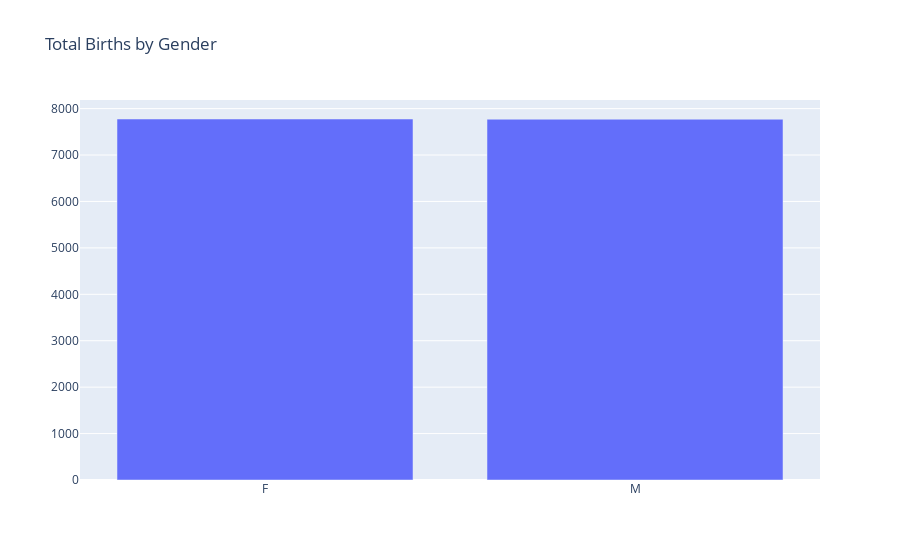

The code cell stored with this chart in its notebook:
### Code cell
# Bar chart for total births by gender
gender_counts = df['gender'].value_counts()
fig.add_trace(go.Bar(x=gender_counts.index, y=gender_counts.values, name='Gender'))
fig.update_layout(title='Total Births by Gender')

### Figure 1 — Plotly figure (JSON) as saved in the notebook; plotly's stock layout.template omitted (floating-point values rounded to 4 significant figures)
{"data": [{"name": "Gender", "type": "bar", "x": ["F", "M"], "y": [7776, 7771]}], "layout": {"title": {"text": "Total Births by Gender"}}}
